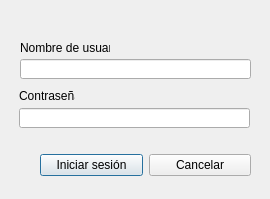
<?xml version="1.0" encoding="UTF-8"?>
<ui version="4.0">
 <class>Dialog</class>
 <widget class="QDialog" name="Dialog">
  <property name="geometry">
   <rect>
    <x>0</x>
    <y>0</y>
    <width>270</width>
    <height>199</height>
   </rect>
  </property>
  <property name="windowTitle">
   <string>SIRHUM :: Login</string>
  </property>
  <widget class="QLabel" name="label_2">
   <property name="geometry">
    <rect>
     <x>19</x>
     <y>88</y>
     <width>56</width>
     <height>16</height>
    </rect>
   </property>
   <property name="text">
    <string>Contraseña</string>
   </property>
  </widget>
  <widget class="QLabel" name="label">
   <property name="geometry">
    <rect>
     <x>20</x>
     <y>40</y>
     <width>90</width>
     <height>16</height>
    </rect>
   </property>
   <property name="text">
    <string>Nombre de usuario</string>
   </property>
  </widget>
  <widget class="QLineEdit" name="txt_username">
   <property name="geometry">
    <rect>
     <x>20</x>
     <y>59</y>
     <width>231</width>
     <height>20</height>
    </rect>
   </property>
  </widget>
  <widget class="QLineEdit" name="txt_password">
   <property name="geometry">
    <rect>
     <x>19</x>
     <y>108</y>
     <width>231</width>
     <height>20</height>
    </rect>
   </property>
   <property name="echoMode">
    <enum>QLineEdit::Password</enum>
   </property>
  </widget>
  <widget class="QWidget" name="layoutWidget">
   <property name="geometry">
    <rect>
     <x>40</x>
     <y>150</y>
     <width>211</width>
     <height>31</height>
    </rect>
   </property>
   <layout class="QHBoxLayout" name="horizontalLayout">
    <item>
     <widget class="QPushButton" name="btn_iniciar_sesion">
      <property name="text">
       <string>Iniciar sesión</string>
      </property>
     </widget>
    </item>
    <item>
     <widget class="QPushButton" name="btn_cancelar">
      <property name="toolTip">
       <string>Salir de la aplicación</string>
      </property>
      <property name="text">
       <string>Cancelar</string>
      </property>
     </widget>
    </item>
   </layout>
  </widget>
 </widget>
 <resources/>
 <connections>
  <connection>
   <sender>btn_cancelar</sender>
   <signal>clicked()</signal>
   <receiver>Dialog</receiver>
   <slot>reject()</slot>
   <hints>
    <hint type="sourcelabel">
     <x>199</x>
     <y>165</y>
    </hint>
    <hint type="destinationlabel">
     <x>134</x>
     <y>99</y>
    </hint>
   </hints>
  </connection>
 </connections>
</ui>
